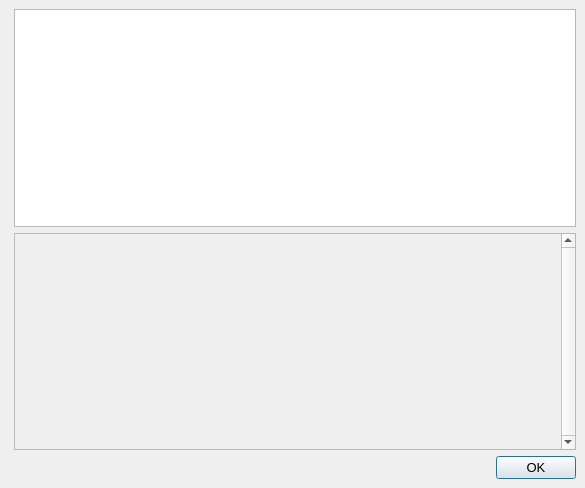
<?xml version="1.0" encoding="UTF-8"?>
<ui version="4.0">
 <class>HelpMessageDialog</class>
 <widget class="QDialog" name="HelpMessageDialog">
  <property name="geometry">
   <rect>
    <x>0</x>
    <y>0</y>
    <width>585</width>
    <height>488</height>
   </rect>
  </property>
  <property name="font">
   <font>
    <pointsize>10</pointsize>
   </font>
  </property>
  <property name="windowTitle">
   <string notr="true">ZCore - Command-line options</string>
  </property>
  <layout class="QHBoxLayout" name="horizontalLayout_2">
   <property name="leftMargin">
    <number>0</number>
   </property>
   <property name="topMargin">
    <number>0</number>
   </property>
   <property name="rightMargin">
    <number>0</number>
   </property>
   <property name="bottomMargin">
    <number>0</number>
   </property>
   <item>
    <widget class="QLabel" name="graphic">
     <property name="sizePolicy">
      <sizepolicy hsizetype="Preferred" vsizetype="Ignored">
       <horstretch>0</horstretch>
       <verstretch>0</verstretch>
      </sizepolicy>
     </property>
     <property name="pixmap">
      <pixmap resource="../zcore.qrc">:/images/about</pixmap>
     </property>
    </widget>
   </item>
   <item>
    <layout class="QVBoxLayout" name="verticalLayout">
     <property name="topMargin">
      <number>9</number>
     </property>
     <property name="rightMargin">
      <number>9</number>
     </property>
     <property name="bottomMargin">
      <number>9</number>
     </property>
     <item>
      <widget class="QTextEdit" name="helpMessage">
       <property name="readOnly">
        <bool>true</bool>
       </property>
      </widget>
     </item>
     <item>
      <widget class="QScrollArea" name="scrollArea">
       <property name="verticalScrollBarPolicy">
        <enum>Qt::ScrollBarAlwaysOn</enum>
       </property>
       <property name="widgetResizable">
        <bool>true</bool>
       </property>
       <widget class="QWidget" name="scrollAreaWidgetContents">
        <property name="geometry">
         <rect>
          <x>0</x>
          <y>0</y>
          <width>454</width>
          <height>215</height>
         </rect>
        </property>
        <layout class="QVBoxLayout" name="verticalLayout_2">
         <item>
          <widget class="QLabel" name="aboutMessage">
           <property name="cursor">
            <cursorShape>IBeamCursor</cursorShape>
           </property>
           <property name="textFormat">
            <enum>Qt::PlainText</enum>
           </property>
           <property name="alignment">
            <set>Qt::AlignLeading|Qt::AlignLeft|Qt::AlignTop</set>
           </property>
           <property name="openExternalLinks">
            <bool>true</bool>
           </property>
           <property name="textInteractionFlags">
            <set>Qt::LinksAccessibleByMouse|Qt::TextSelectableByKeyboard|Qt::TextSelectableByMouse</set>
           </property>
          </widget>
         </item>
        </layout>
       </widget>
      </widget>
     </item>
     <item>
      <widget class="QDialogButtonBox" name="okButton">
       <property name="orientation">
        <enum>Qt::Horizontal</enum>
       </property>
       <property name="standardButtons">
        <set>QDialogButtonBox::Ok</set>
       </property>
      </widget>
     </item>
    </layout>
   </item>
  </layout>
 </widget>
 <resources>
  <include location="../zcore.qrc"/>
 </resources>
 <connections>
  <connection>
   <sender>okButton</sender>
   <signal>accepted()</signal>
   <receiver>HelpMessageDialog</receiver>
   <slot>accept()</slot>
   <hints>
    <hint type="sourcelabel">
     <x>20</x>
     <y>20</y>
    </hint>
    <hint type="destinationlabel">
     <x>20</x>
     <y>20</y>
    </hint>
   </hints>
  </connection>
  <connection>
   <sender>okButton</sender>
   <signal>rejected()</signal>
   <receiver>HelpMessageDialog</receiver>
   <slot>reject()</slot>
   <hints>
    <hint type="sourcelabel">
     <x>20</x>
     <y>20</y>
    </hint>
    <hint type="destinationlabel">
     <x>20</x>
     <y>20</y>
    </hint>
   </hints>
  </connection>
 </connections>
</ui>
